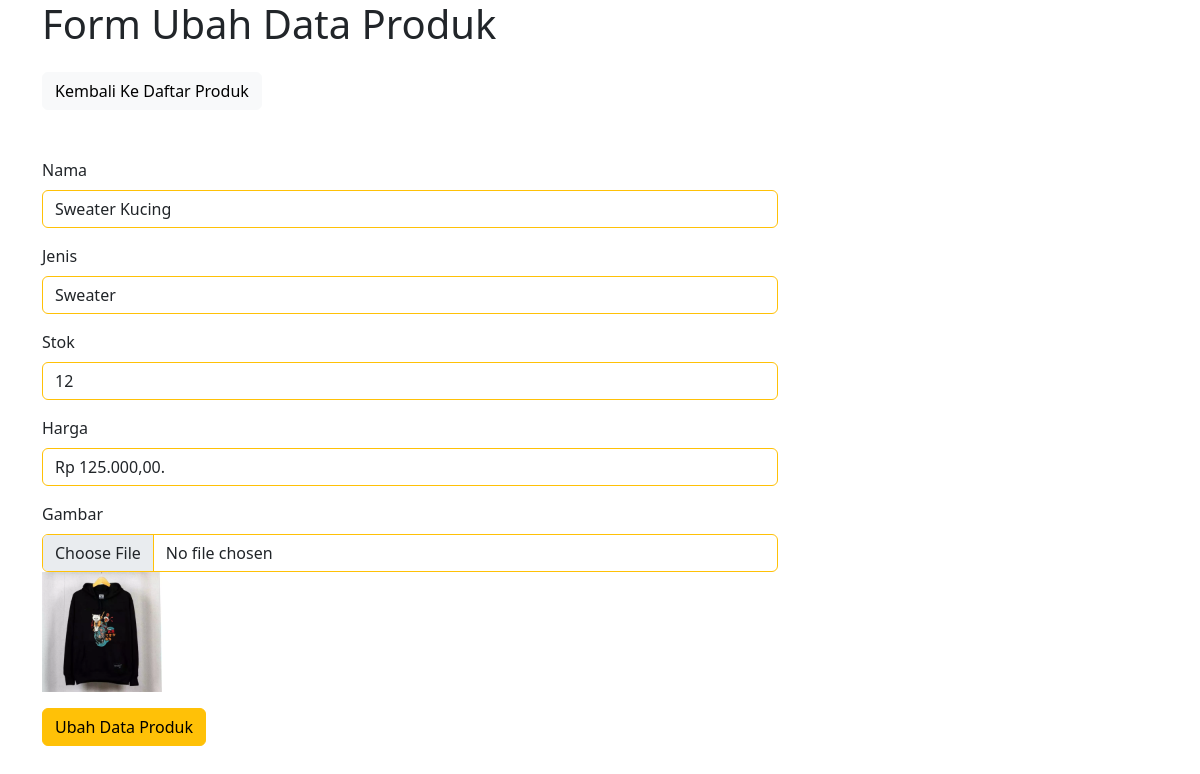
Page /ubah.php?id=1 on the committed database.
### tables this page shows
CREATE TABLE `produk` (
  `id` int(11) NOT NULL,
  `nama` varchar(100) NOT NULL,
  `jenis` varchar(100) NOT NULL,
  `stok` varchar(2) NOT NULL,
  `harga` varchar(100) NOT NULL,
  `gambar` varchar(100) NOT NULL
);

### functions.php (called while the page is built, shortened)
<?php
function koneksi()
{
    $conn = mysqli_connect('localhost', 'root', '', 'tubes_213040052') or die('Koneksi Gagal!!');
    return $conn;
}
function query($sql)
{
    $conn = koneksi();
    $result = mysqli_query($conn, $sql) or die(mysqli_error($conn));
    $rows = [];
    while ($row = mysqli_fetch_assoc($result)) {
        $rows[] = $row;
    }
    return $rows;
}

### ubah.php (the view, shortened to what this page needs)
<?php
require 'functions.php';
$id = $_GET["id"];
$prod = query("SELECT * FROM produk WHERE id = $id")[0];
?>
<!doctype html>
<html lang="en">
<head>
    <link rel="stylesheet" href="https://cdn.jsdelivr.net/npm/bootstrap-icons@1.8.3/font/bootstrap-icons.css">
    <link href="https://cdn.jsdelivr.net/npm/bootstrap@5.2.0-beta1/dist/css/bootstrap.min.css" rel="stylesheet">
</head>
<body>
    <div class="container">
        <h1>Form Ubah Data Produk</h1>
        <a href="produk.php" class="btn btn-light my-3">Kembali Ke Daftar Produk</a>
        <div class="row mt-3">
            <div class="col-8">
                <form action="" method="post" enctype="multipart/form-data">
                    <div class="mb-3">
                        <label for="nama" class="form-label">Nama</label>
                        <input type="text" class="form-control border-warning" id="nama" name="nama" required value="<?= $prod["nama"]; ?>">
                    </div>
                    <div class="mb-3">
                        <label for="jenis" class="form-label">Jenis</label>
                        <input type="text" class="form-control border-warning" id="jenis" name="jenis" value="<?= $prod["jenis"]; ?>">
                    </div>
                    <div class="mb-3">
                        <label for="stok" class="form-label">Stok</label>
                        <input type="text" class="form-control border-warning" id="stok" name="stok" value="<?= $prod["stok"]; ?>">
                    </div>
                    <div class="mb-3">
                        <label for="harga" class="form-label">Harga</label>
                        <input type="text" class="form-control border-warning" id="harga" name="harga" value="<?= $prod["harga"]; ?>">
                    </div>
                    <div class="mb-3">
                        <label for="gambar" class="form-label">Gambar</label>
                        <input type="file" class="form-control border-warning" id="gambar" name="gambar" value="<?= $prod["gambar"]; ?>">
                        <img src="img/<?= $prod["gambar"]; ?>" width="120" style="display: block;" class="img-preview">
                    </div>
                    <button type="submit" name="ubah" class="btn btn-warning">Ubah Data Produk</button>
                </form>
            </div>
        </div>
    </div>
</body>
</html>

### rows in the picture
produk: nama "Sweater Kucing", jenis "Sweater", stok "12", harga "Rp 125.000,00.", gambar (picture)
